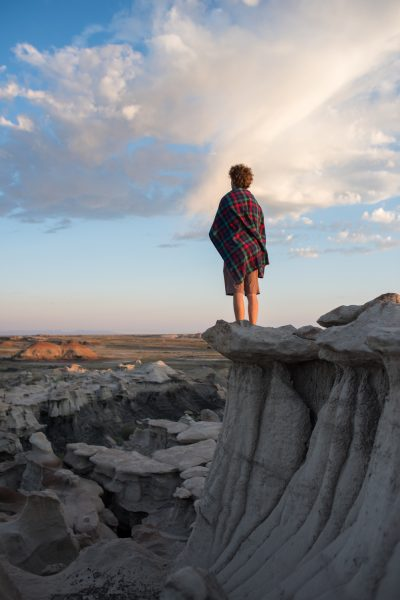
#> input picture chap6/6.2_opencv_basic/img/faraway.jpg, 400 x 600 px
$ python affine.py
#> lines starting #> are read from the running program, lines starting #| are printed output that depends on the picture
import cv2
import numpy as np

# 读取一张斯里兰卡拍摄的大象照片
img = cv2.imread('img/faraway.jpg')
#> img is the input picture: shape (600, 400, 3); mean B, G, R 133.1, 128.4, 125.7

# 仿射变换不同于gamma变换（位置不变，像素点的值变化），仿射变换是对像素点的坐标进行操
# 仿射变换更改了像素点的坐标
# 沿着横纵轴放大1.6倍，然后平移(-160,-140)，最后沿原图大小截取，等效于裁剪并放大
M_crop_faraway = np.array([
    [1.6, 0, -160],
    [0, 1.6, -140]
], dtype=np.float32)

img_faraway = cv2.warpAffine(img, M_crop_faraway, (400, 600))
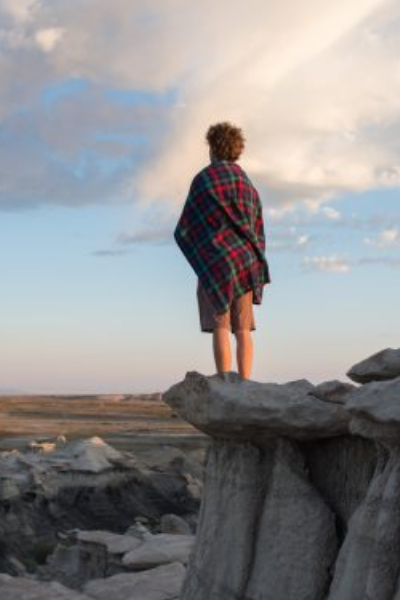
#> img_faraway: shape (600, 400, 3); mean B, G, R 142.8, 142, 143.2
cv2.imwrite('img/faraway_zoomed.jpg', img_faraway)

# x轴的剪切变换，角度15°
theta = 15 * np.pi / 180
M_shear = np.array([
    [1, np.tan(theta), 0],
    [0, 1, 0]
], dtype=np.float32)

img_sheared = cv2.warpAffine(img, M_shear, (400, 600))
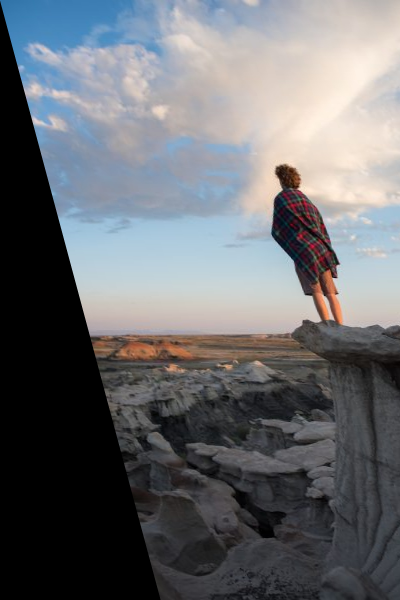
#> img_sheared: shape (600, 400, 3); mean B, G, R 112.3, 108.4, 106.3
cv2.imwrite('img/faraway_sheared.jpg', img_sheared)

# 顺时针旋转，角度15°
M_rotate = np.array([
    [np.cos(theta), -np.sin(theta), 0],
    [np.sin(theta), np.cos(theta), 0]
], dtype=np.float32)

img_rotated = cv2.warpAffine(img, M_rotate, (400, 600))
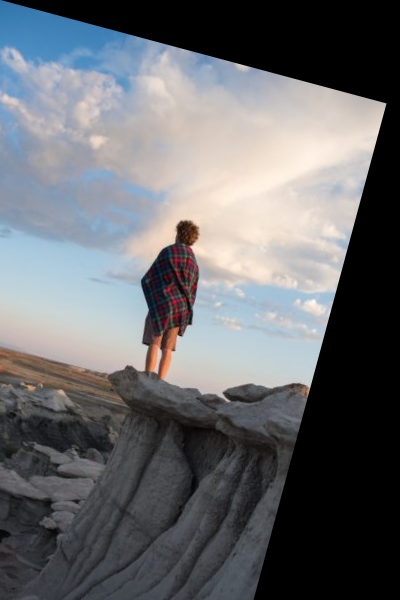
#> img_rotated: shape (600, 400, 3); mean B, G, R 109.3, 105.9, 104.2
cv2.imwrite('img/faraway_rotated.jpg', img_rotated)

# 某种变换，具体旋转+缩放+旋转组合可以通过SVD分解理解
M = np.array([
    [1, 1.5, -400],
    [0.5, 2, -100]
], dtype=np.float32)

img_transformed = cv2.warpAffine(img, M, (400, 600))
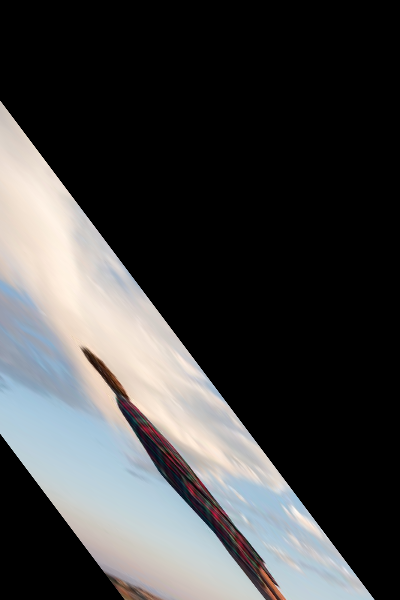
#> img_transformed: shape (600, 400, 3); mean B, G, R 66.9, 66.6, 66.3
cv2.imwrite('img/faraway_transformed.jpg', img_transformed)
